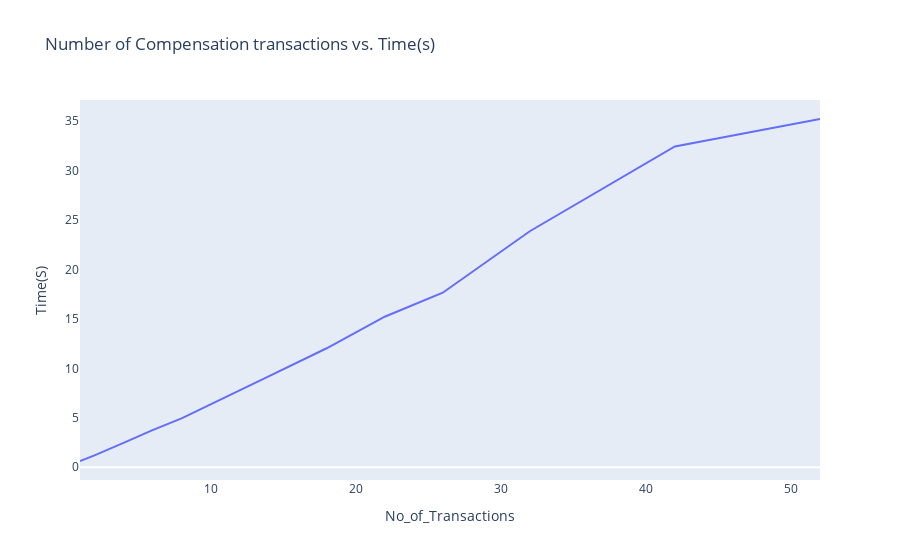

The code cell stored with this chart in its notebook:
### Code cell
fig1 = px.line(compensation,x="No_of_Transactions",y="Time(S)",title='Number of Compensation transactions vs. Time(s)')
fig1.update_layout(xaxis_showgrid=False, yaxis_showgrid=False)
fig1.show()

### Figure 1 — Plotly figure (JSON) as saved in the notebook; plotly's stock layout.template omitted (floating-point values rounded to 4 significant figures)
{"data": [{"hovertemplate": "No_of_Transactions=%{x}<br>Time(S)=%{y}<extra></extra>", "legendgroup": "", "line": {"color": "#636efa", "dash": "solid"}, "mode": "lines", "name": "", "showlegend": false, "type": "scatter", "x": [1, 2, 4, 6, 8, 10, 14, 18, 22, 26, 32, 42, 52], "xaxis": "x", "y": [0.634, 1.209, 2.462, 3.758, 4.95, 6.388, 9.185, 12.03, 15.22, 17.65, 23.87, 32.44, 35.21], "yaxis": "y"}], "layout": {"legend": {"tracegroupgap": 0}, "title": {"text": "Number of Compensation transactions vs. Time(s)"}, "xaxis": {"anchor": "y", "domain": [0, 1], "showgrid": false, "title": {"text": "No_of_Transactions"}}, "yaxis": {"anchor": "x", "domain": [0, 1], "showgrid": false, "title": {"text": "Time(S)"}}}}
